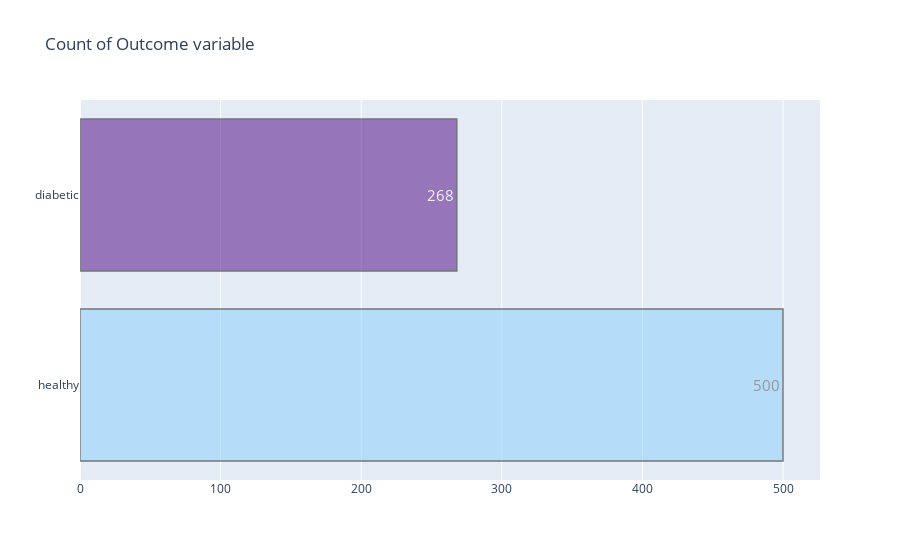
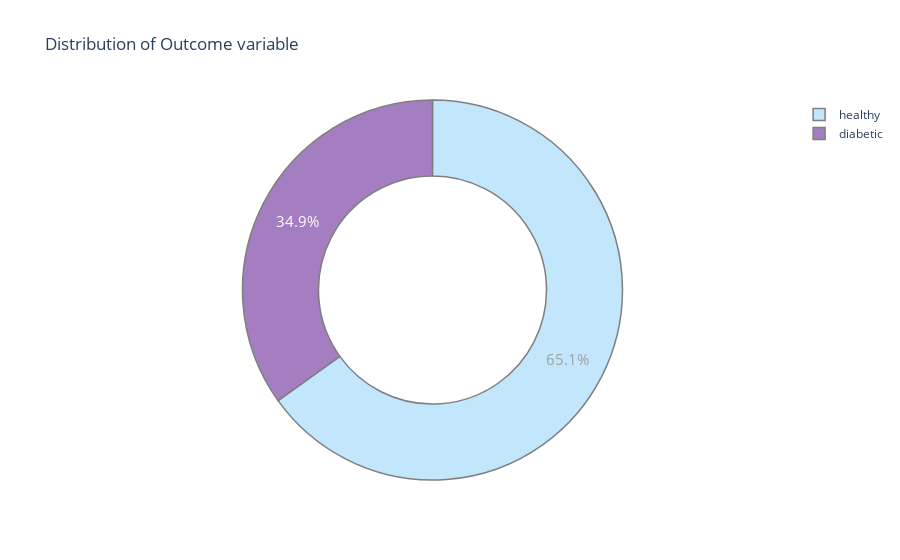

The code cell stored with these charts, in order, in its notebook:
### Code cell
target_count()
target_per()

### Figure 1 — Plotly figure (JSON) as saved in the notebook; plotly's stock layout.template omitted (floating-point values rounded to 4 significant figures)
{"data": [{"marker": {"color": ["lightskyblue", " indigo"], "line": {"color": "#000000", "width": 1.5}}, "opacity": 0.5, "orientation": "h", "text": ["500", "268", "1"], "textfont": {"size": 15}, "textposition": "auto", "type": "bar", "x": [500, 268, 1], "y": ["healthy", "diabetic"]}], "layout": {"title": {"text": "Count of Outcome variable"}}}

### Figure 2 — Plotly figure (JSON) as saved in the notebook; plotly's stock layout.template omitted (floating-point values rounded to 4 significant figures)
{"data": [{"hole": 0.6, "labels": ["healthy", "diabetic"], "marker": {"colors": ["lightskyblue", "indigo"], "line": {"color": "#000000", "width": 1.5}}, "opacity": 0.5, "textfont": {"size": 15}, "type": "pie", "values": [500, 268, 1]}], "layout": {"title": {"text": "Distribution of Outcome variable"}}}
